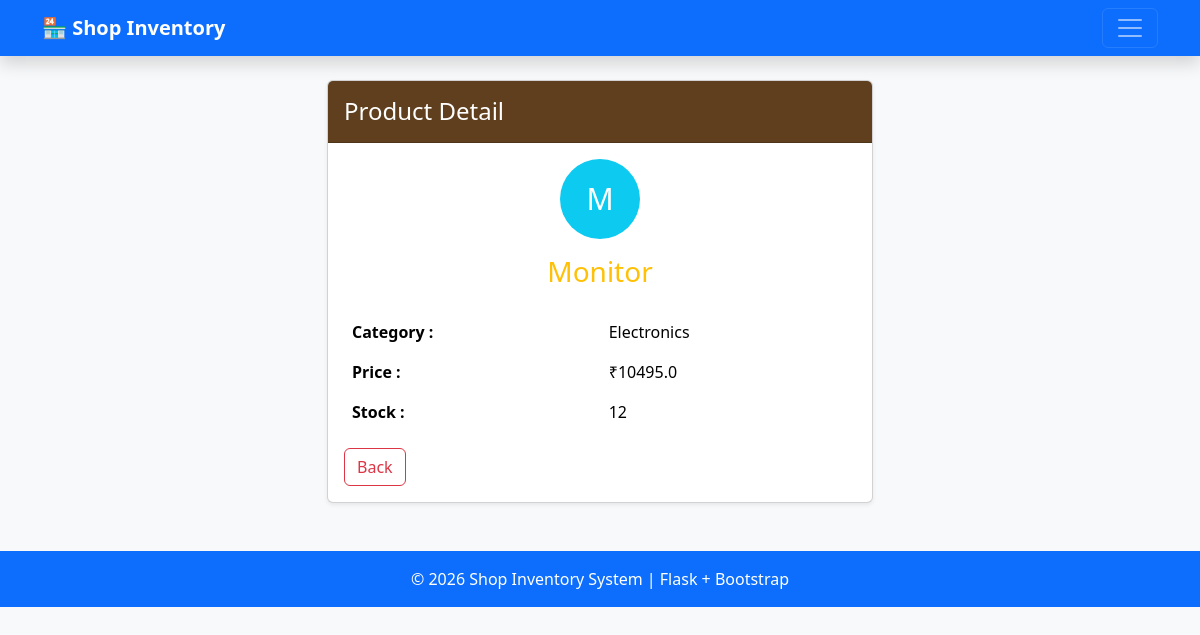
/products/14, run on an earlier commit of the app's database.
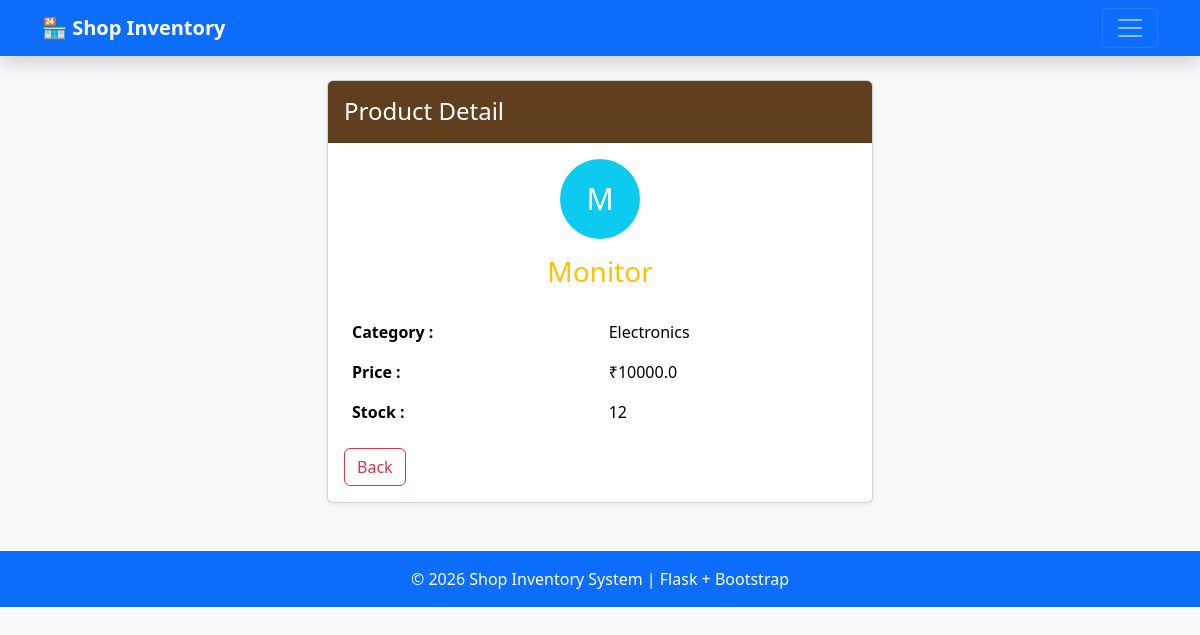
And on a later commit of the database.
### tables this page shows
CREATE TABLE products (
                    id INTEGER PRIMARY KEY AUTOINCREMENT,
                    name TEXT NOT NULL,
                    category TEXT NOT NULL,
                    price REAL NOT NULL,
                    stock INTEGER NOT NULL
                 );

### app.py (the view)
@app.route("/products/<int:id>")
def product_detail(id):
    conn = get_db()
    product = conn.execute("SELECT * FROM products WHERE id = ?", (id,)).fetchone()
    conn.close()
    if product is None:
        flash("Product not found.", "danger")
        return redirect(url_for("product")) #Function name of your products page
    return render_template("detail.html", product=product)

### database.py (called while the page is built)
def get_db():
    conn = sqlite3.connect('myproject.db')
    conn.row_factory = sqlite3.Row # To access columns by name
    return conn

### templates/detail.html (shortened to what this page needs)
{% extends 'base.html' %}
{% block content %}
<div class="row justify-content-center">
    <div class="col-md-6">
        <div class="card shadow-sm">
            <div class="card-header text-white py-3" style="background-color:#5f3f1e;">
                <h4 class="mb-0">Product Detail</h4>
            </div>
            <div class="card-body">
                <div class="text-center mb-4">
                    <div class="avatar rounded-circle bg-info text-white
                    d-inline-flex align-items-center justify-content-center"
                    style="width:80px;height:80px;font-size:30px;">
                        {{ product.name[0] | upper }}
                    </div>
                    <h3 class="mt-3 text-warning">{{ product.name }}</h3>
                </div>
                <table class="table table-borderless">
                    <tr>
                        <th>Category :</th>
                        <td>{{ product.category }}</td>
                    </tr>
                    <tr>
                        <th>Price :</th>
                        <td>₹{{ product.price }}</td>
                    </tr>
                    <tr>
                        <th>Stock :</th>
                        <td>{{ product.stock }}</td>
                    </tr>
                </table>
                <a href="{{ url_for('product') }}" class="btn btn-outline-danger">
                    Back
                </a>
            </div>
        </div>
    </div>
</div>
{% endblock %}

What changed in the data, as far as the page shows it:
changed products "Monitor": price "10495.0" → "10000.0"
